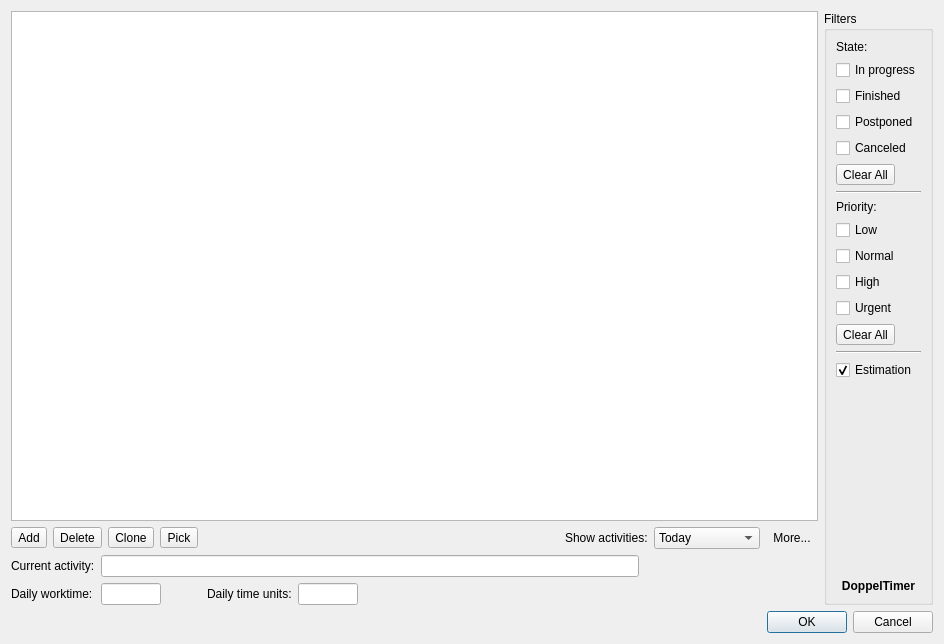
<?xml version="1.0" encoding="UTF-8"?>
<ui version="4.0">
 <class>CActivityDialog</class>
 <widget class="QDialog" name="CActivityDialog">
  <property name="windowModality">
   <enum>Qt::ApplicationModal</enum>
  </property>
  <property name="geometry">
   <rect>
    <x>0</x>
    <y>0</y>
    <width>944</width>
    <height>644</height>
   </rect>
  </property>
  <property name="windowTitle">
   <string notr="true">Activity</string>
  </property>
  <property name="windowIcon">
   <iconset resource="DoppelTimer.qrc">
    <normaloff>:/art/checkmark-2.png</normaloff>:/art/checkmark-2.png</iconset>
  </property>
  <property name="whatsThis">
   <string/>
  </property>
  <property name="modal">
   <bool>true</bool>
  </property>
  <layout class="QVBoxLayout" name="verticalLayout">
   <item>
    <layout class="QHBoxLayout" name="mHLayout">
     <item>
      <layout class="QVBoxLayout" name="verticalLayout_2">
       <item>
        <widget class="QTableView" name="mTableViewTV">
         <property name="sizePolicy">
          <sizepolicy hsizetype="Expanding" vsizetype="Expanding">
           <horstretch>0</horstretch>
           <verstretch>0</verstretch>
          </sizepolicy>
         </property>
        </widget>
       </item>
       <item>
        <layout class="QHBoxLayout" name="horizontalLayout">
         <item>
          <widget class="QToolButton" name="mAddTB">
           <property name="text">
            <string>Add</string>
           </property>
          </widget>
         </item>
         <item>
          <widget class="QToolButton" name="mDeleteTB">
           <property name="text">
            <string>Delete</string>
           </property>
          </widget>
         </item>
         <item>
          <widget class="QToolButton" name="mCloneTB">
           <property name="text">
            <string>Clone</string>
           </property>
          </widget>
         </item>
         <item>
          <widget class="QToolButton" name="mPickTB">
           <property name="text">
            <string>Pick</string>
           </property>
          </widget>
         </item>
         <item>
          <spacer name="horizontalSpacer">
           <property name="orientation">
            <enum>Qt::Horizontal</enum>
           </property>
           <property name="sizeHint" stdset="0">
            <size>
             <width>40</width>
             <height>20</height>
            </size>
           </property>
          </spacer>
         </item>
         <item>
          <widget class="QLabel" name="label_6">
           <property name="text">
            <string>Show activities:</string>
           </property>
          </widget>
         </item>
         <item>
          <widget class="QComboBox" name="mPeriodCOB">
           <property name="frame">
            <bool>true</bool>
           </property>
           <item>
            <property name="text">
             <string>Today</string>
            </property>
           </item>
           <item>
            <property name="text">
             <string>Last 3 days</string>
            </property>
           </item>
           <item>
            <property name="text">
             <string>Last week</string>
            </property>
           </item>
           <item>
            <property name="text">
             <string>Last month</string>
            </property>
           </item>
           <item>
            <property name="text">
             <string>Last 3 months</string>
            </property>
           </item>
           <item>
            <property name="text">
             <string>Last year</string>
            </property>
           </item>
           <item>
            <property name="text">
             <string>All</string>
            </property>
           </item>
          </widget>
         </item>
         <item>
          <widget class="QToolButton" name="mFiltersTB">
           <property name="text">
            <string>More...</string>
           </property>
           <property name="icon">
            <iconset resource="DoppelTimer.qrc">
             <normaloff>:/art/arrowRight.png</normaloff>:/art/arrowRight.png</iconset>
           </property>
           <property name="checkable">
            <bool>true</bool>
           </property>
           <property name="autoRaise">
            <bool>true</bool>
           </property>
           <property name="arrowType">
            <enum>Qt::NoArrow</enum>
           </property>
          </widget>
         </item>
        </layout>
       </item>
       <item>
        <layout class="QGridLayout" name="gridLayout" columnstretch="0,3,1">
         <item row="0" column="0">
          <widget class="QLabel" name="label">
           <property name="text">
            <string>Current activity:</string>
           </property>
          </widget>
         </item>
         <item row="0" column="1">
          <widget class="QLineEdit" name="mCurrentALE">
           <property name="readOnly">
            <bool>true</bool>
           </property>
          </widget>
         </item>
         <item row="1" column="1">
          <layout class="QHBoxLayout" name="horizontalLayout_2">
           <item>
            <widget class="QLineEdit" name="mDailyWLE">
             <property name="sizePolicy">
              <sizepolicy hsizetype="Fixed" vsizetype="Fixed">
               <horstretch>0</horstretch>
               <verstretch>0</verstretch>
              </sizepolicy>
             </property>
             <property name="minimumSize">
              <size>
               <width>0</width>
               <height>0</height>
              </size>
             </property>
             <property name="maximumSize">
              <size>
               <width>60</width>
               <height>16777215</height>
              </size>
             </property>
             <property name="baseSize">
              <size>
               <width>0</width>
               <height>0</height>
              </size>
             </property>
             <property name="acceptDrops">
              <bool>false</bool>
             </property>
             <property name="readOnly">
              <bool>true</bool>
             </property>
            </widget>
           </item>
           <item>
            <spacer name="horizontalSpacer_4">
             <property name="orientation">
              <enum>Qt::Horizontal</enum>
             </property>
             <property name="sizeType">
              <enum>QSizePolicy::Fixed</enum>
             </property>
             <property name="sizeHint" stdset="0">
              <size>
               <width>40</width>
               <height>20</height>
              </size>
             </property>
            </spacer>
           </item>
           <item>
            <widget class="QLabel" name="label_5">
             <property name="text">
              <string>Daily time units:</string>
             </property>
            </widget>
           </item>
           <item>
            <widget class="QLineEdit" name="mDailyTULE">
             <property name="sizePolicy">
              <sizepolicy hsizetype="Fixed" vsizetype="Fixed">
               <horstretch>0</horstretch>
               <verstretch>0</verstretch>
              </sizepolicy>
             </property>
             <property name="minimumSize">
              <size>
               <width>0</width>
               <height>0</height>
              </size>
             </property>
             <property name="maximumSize">
              <size>
               <width>60</width>
               <height>16777215</height>
              </size>
             </property>
             <property name="baseSize">
              <size>
               <width>0</width>
               <height>0</height>
              </size>
             </property>
             <property name="acceptDrops">
              <bool>false</bool>
             </property>
             <property name="readOnly">
              <bool>true</bool>
             </property>
            </widget>
           </item>
           <item>
            <layout class="QHBoxLayout" name="horizontalLayout_4"/>
           </item>
           <item>
            <spacer name="horizontalSpacer_3">
             <property name="orientation">
              <enum>Qt::Horizontal</enum>
             </property>
             <property name="sizeHint" stdset="0">
              <size>
               <width>40</width>
               <height>20</height>
              </size>
             </property>
            </spacer>
           </item>
          </layout>
         </item>
         <item row="1" column="0">
          <widget class="QLabel" name="label_2">
           <property name="text">
            <string>Daily worktime:</string>
           </property>
          </widget>
         </item>
         <item row="0" column="2">
          <spacer name="horizontalSpacer_2">
           <property name="orientation">
            <enum>Qt::Horizontal</enum>
           </property>
           <property name="sizeType">
            <enum>QSizePolicy::Expanding</enum>
           </property>
           <property name="sizeHint" stdset="0">
            <size>
             <width>40</width>
             <height>20</height>
            </size>
           </property>
          </spacer>
         </item>
        </layout>
       </item>
      </layout>
     </item>
     <item>
      <widget class="QGroupBox" name="mFiltersGB">
       <property name="title">
        <string>Filters</string>
       </property>
       <layout class="QVBoxLayout" name="verticalLayout_3">
        <item>
         <widget class="QLabel" name="label_4">
          <property name="text">
           <string>State:</string>
          </property>
         </widget>
        </item>
        <item>
         <widget class="QCheckBox" name="mInProgressCB">
          <property name="text">
           <string>In progress</string>
          </property>
         </widget>
        </item>
        <item>
         <widget class="QCheckBox" name="mFinishedCB">
          <property name="text">
           <string>Finished</string>
          </property>
         </widget>
        </item>
        <item>
         <widget class="QCheckBox" name="mPostponedCB">
          <property name="text">
           <string>Postponed</string>
          </property>
         </widget>
        </item>
        <item>
         <widget class="QCheckBox" name="mCanceledCB">
          <property name="text">
           <string>Canceled</string>
          </property>
         </widget>
        </item>
        <item>
         <widget class="QToolButton" name="mClearStateTB">
          <property name="text">
           <string>Clear All</string>
          </property>
         </widget>
        </item>
        <item>
         <widget class="Line" name="line">
          <property name="orientation">
           <enum>Qt::Horizontal</enum>
          </property>
         </widget>
        </item>
        <item>
         <widget class="QLabel" name="label_3">
          <property name="text">
           <string>Priority:</string>
          </property>
         </widget>
        </item>
        <item>
         <widget class="QCheckBox" name="mLowCB">
          <property name="text">
           <string>Low</string>
          </property>
         </widget>
        </item>
        <item>
         <widget class="QCheckBox" name="mNormalCB">
          <property name="text">
           <string>Normal</string>
          </property>
         </widget>
        </item>
        <item>
         <widget class="QCheckBox" name="mHighCB">
          <property name="text">
           <string>High</string>
          </property>
         </widget>
        </item>
        <item>
         <widget class="QCheckBox" name="mUrgentCB">
          <property name="text">
           <string>Urgent</string>
          </property>
         </widget>
        </item>
        <item>
         <widget class="QToolButton" name="mClearPriorityTB">
          <property name="text">
           <string>Clear All</string>
          </property>
         </widget>
        </item>
        <item>
         <widget class="Line" name="line_3">
          <property name="orientation">
           <enum>Qt::Horizontal</enum>
          </property>
         </widget>
        </item>
        <item>
         <widget class="QCheckBox" name="mEstimationCB">
          <property name="text">
           <string>Estimation</string>
          </property>
          <property name="checked">
           <bool>true</bool>
          </property>
         </widget>
        </item>
        <item>
         <spacer name="verticalSpacer">
          <property name="orientation">
           <enum>Qt::Vertical</enum>
          </property>
          <property name="sizeType">
           <enum>QSizePolicy::MinimumExpanding</enum>
          </property>
          <property name="sizeHint" stdset="0">
           <size>
            <width>20</width>
            <height>20</height>
           </size>
          </property>
         </spacer>
        </item>
        <item>
         <widget class="QLabel" name="label_7">
          <property name="font">
           <font>
            <weight>50</weight>
            <bold>false</bold>
           </font>
          </property>
          <property name="text">
           <string/>
          </property>
          <property name="pixmap">
           <pixmap resource="DoppelTimer.qrc">:/art/DTimer96.png</pixmap>
          </property>
          <property name="alignment">
           <set>Qt::AlignCenter</set>
          </property>
         </widget>
        </item>
        <item>
         <widget class="QLabel" name="label_8">
          <property name="sizePolicy">
           <sizepolicy hsizetype="Preferred" vsizetype="Preferred">
            <horstretch>0</horstretch>
            <verstretch>0</verstretch>
           </sizepolicy>
          </property>
          <property name="text">
           <string>&lt;b&gt;DoppelTimer&lt;/b&gt;</string>
          </property>
          <property name="alignment">
           <set>Qt::AlignCenter</set>
          </property>
         </widget>
        </item>
       </layout>
      </widget>
     </item>
    </layout>
   </item>
   <item>
    <widget class="QDialogButtonBox" name="buttonBox">
     <property name="orientation">
      <enum>Qt::Horizontal</enum>
     </property>
     <property name="standardButtons">
      <set>QDialogButtonBox::Cancel|QDialogButtonBox::Ok</set>
     </property>
    </widget>
   </item>
  </layout>
  <action name="mActionCopy">
   <property name="text">
    <string>Copy</string>
   </property>
   <property name="toolTip">
    <string>Copy</string>
   </property>
   <property name="shortcut">
    <string>Ctrl+C</string>
   </property>
   <property name="autoRepeat">
    <bool>false</bool>
   </property>
   <property name="shortcutVisibleInContextMenu">
    <bool>true</bool>
   </property>
  </action>
  <action name="mActionPaste">
   <property name="text">
    <string>Paste</string>
   </property>
   <property name="shortcut">
    <string>Ctrl+V</string>
   </property>
   <property name="autoRepeat">
    <bool>false</bool>
   </property>
   <property name="shortcutVisibleInContextMenu">
    <bool>true</bool>
   </property>
  </action>
  <action name="mActionCut">
   <property name="text">
    <string>Cut</string>
   </property>
   <property name="shortcut">
    <string>Ctrl+X</string>
   </property>
   <property name="shortcutVisibleInContextMenu">
    <bool>true</bool>
   </property>
  </action>
  <action name="mActionDelete">
   <property name="text">
    <string>Delete</string>
   </property>
   <property name="shortcut">
    <string>Del</string>
   </property>
   <property name="shortcutVisibleInContextMenu">
    <bool>true</bool>
   </property>
  </action>
  <action name="mActionPick">
   <property name="text">
    <string>Pick</string>
   </property>
   <property name="toolTip">
    <string>Pick</string>
   </property>
   <property name="shortcut">
    <string>Ctrl+K</string>
   </property>
   <property name="shortcutVisibleInContextMenu">
    <bool>true</bool>
   </property>
  </action>
  <action name="mActionClone">
   <property name="text">
    <string>Clone</string>
   </property>
   <property name="toolTip">
    <string>Clone</string>
   </property>
  </action>
 </widget>
 <resources>
  <include location="DoppelTimer.qrc"/>
 </resources>
 <connections>
  <connection>
   <sender>buttonBox</sender>
   <signal>accepted()</signal>
   <receiver>CActivityDialog</receiver>
   <slot>accept()</slot>
   <hints>
    <hint type="sourcelabel">
     <x>270</x>
     <y>537</y>
    </hint>
    <hint type="destinationlabel">
     <x>157</x>
     <y>274</y>
    </hint>
   </hints>
  </connection>
  <connection>
   <sender>buttonBox</sender>
   <signal>rejected()</signal>
   <receiver>CActivityDialog</receiver>
   <slot>reject()</slot>
   <hints>
    <hint type="sourcelabel">
     <x>338</x>
     <y>537</y>
    </hint>
    <hint type="destinationlabel">
     <x>286</x>
     <y>274</y>
    </hint>
   </hints>
  </connection>
  <connection>
   <sender>mFiltersTB</sender>
   <signal>toggled(bool)</signal>
   <receiver>mFiltersGB</receiver>
   <slot>setVisible(bool)</slot>
   <hints>
    <hint type="sourcelabel">
     <x>806</x>
     <y>437</y>
    </hint>
    <hint type="destinationlabel">
     <x>916</x>
     <y>335</y>
    </hint>
   </hints>
  </connection>
  <connection>
   <sender>mInProgressCB</sender>
   <signal>toggled(bool)</signal>
   <receiver>CActivityDialog</receiver>
   <slot>updateFilters()</slot>
   <hints>
    <hint type="sourcelabel">
     <x>872</x>
     <y>73</y>
    </hint>
    <hint type="destinationlabel">
     <x>917</x>
     <y>74</y>
    </hint>
   </hints>
  </connection>
  <connection>
   <sender>mFinishedCB</sender>
   <signal>toggled(bool)</signal>
   <receiver>CActivityDialog</receiver>
   <slot>updateFilters()</slot>
   <hints>
    <hint type="sourcelabel">
     <x>864</x>
     <y>101</y>
    </hint>
    <hint type="destinationlabel">
     <x>923</x>
     <y>101</y>
    </hint>
   </hints>
  </connection>
  <connection>
   <sender>mPostponedCB</sender>
   <signal>toggled(bool)</signal>
   <receiver>CActivityDialog</receiver>
   <slot>updateFilters()</slot>
   <hints>
    <hint type="sourcelabel">
     <x>863</x>
     <y>126</y>
    </hint>
    <hint type="destinationlabel">
     <x>921</x>
     <y>134</y>
    </hint>
   </hints>
  </connection>
  <connection>
   <sender>mCanceledCB</sender>
   <signal>toggled(bool)</signal>
   <receiver>CActivityDialog</receiver>
   <slot>updateFilters()</slot>
   <hints>
    <hint type="sourcelabel">
     <x>864</x>
     <y>153</y>
    </hint>
    <hint type="destinationlabel">
     <x>921</x>
     <y>165</y>
    </hint>
   </hints>
  </connection>
  <connection>
   <sender>mLowCB</sender>
   <signal>toggled(bool)</signal>
   <receiver>CActivityDialog</receiver>
   <slot>updateFilters()</slot>
   <hints>
    <hint type="sourcelabel">
     <x>842</x>
     <y>243</y>
    </hint>
    <hint type="destinationlabel">
     <x>923</x>
     <y>242</y>
    </hint>
   </hints>
  </connection>
  <connection>
   <sender>mNormalCB</sender>
   <signal>toggled(bool)</signal>
   <receiver>CActivityDialog</receiver>
   <slot>updateFilters()</slot>
   <hints>
    <hint type="sourcelabel">
     <x>855</x>
     <y>267</y>
    </hint>
    <hint type="destinationlabel">
     <x>919</x>
     <y>280</y>
    </hint>
   </hints>
  </connection>
  <connection>
   <sender>mHighCB</sender>
   <signal>toggled(bool)</signal>
   <receiver>CActivityDialog</receiver>
   <slot>updateFilters()</slot>
   <hints>
    <hint type="sourcelabel">
     <x>848</x>
     <y>296</y>
    </hint>
    <hint type="destinationlabel">
     <x>923</x>
     <y>308</y>
    </hint>
   </hints>
  </connection>
  <connection>
   <sender>mUrgentCB</sender>
   <signal>toggled(bool)</signal>
   <receiver>CActivityDialog</receiver>
   <slot>updateFilters()</slot>
   <hints>
    <hint type="sourcelabel">
     <x>882</x>
     <y>322</y>
    </hint>
    <hint type="destinationlabel">
     <x>921</x>
     <y>339</y>
    </hint>
   </hints>
  </connection>
  <connection>
   <sender>mPeriodCOB</sender>
   <signal>currentIndexChanged(int)</signal>
   <receiver>CActivityDialog</receiver>
   <slot>updateFilters()</slot>
   <hints>
    <hint type="sourcelabel">
     <x>720</x>
     <y>424</y>
    </hint>
    <hint type="destinationlabel">
     <x>609</x>
     <y>6</y>
    </hint>
   </hints>
  </connection>
  <connection>
   <sender>mActionCopy</sender>
   <signal>triggered()</signal>
   <receiver>CActivityDialog</receiver>
   <slot>copy()</slot>
   <hints>
    <hint type="sourcelabel">
     <x>-1</x>
     <y>-1</y>
    </hint>
    <hint type="destinationlabel">
     <x>471</x>
     <y>274</y>
    </hint>
   </hints>
  </connection>
  <connection>
   <sender>mActionPaste</sender>
   <signal>triggered()</signal>
   <receiver>CActivityDialog</receiver>
   <slot>paste()</slot>
   <hints>
    <hint type="sourcelabel">
     <x>-1</x>
     <y>-1</y>
    </hint>
    <hint type="destinationlabel">
     <x>471</x>
     <y>274</y>
    </hint>
   </hints>
  </connection>
  <connection>
   <sender>mActionCut</sender>
   <signal>triggered()</signal>
   <receiver>CActivityDialog</receiver>
   <slot>cut()</slot>
   <hints>
    <hint type="sourcelabel">
     <x>-1</x>
     <y>-1</y>
    </hint>
    <hint type="destinationlabel">
     <x>471</x>
     <y>274</y>
    </hint>
   </hints>
  </connection>
  <connection>
   <sender>mActionDelete</sender>
   <signal>triggered()</signal>
   <receiver>CActivityDialog</receiver>
   <slot>deleteSelection()</slot>
   <hints>
    <hint type="sourcelabel">
     <x>-1</x>
     <y>-1</y>
    </hint>
    <hint type="destinationlabel">
     <x>471</x>
     <y>274</y>
    </hint>
   </hints>
  </connection>
  <connection>
   <sender>mActionPick</sender>
   <signal>triggered()</signal>
   <receiver>CActivityDialog</receiver>
   <slot>pick()</slot>
   <hints>
    <hint type="sourcelabel">
     <x>-1</x>
     <y>-1</y>
    </hint>
    <hint type="destinationlabel">
     <x>471</x>
     <y>321</y>
    </hint>
   </hints>
  </connection>
  <connection>
   <sender>mActionClone</sender>
   <signal>triggered()</signal>
   <receiver>CActivityDialog</receiver>
   <slot>clone()</slot>
   <hints>
    <hint type="sourcelabel">
     <x>-1</x>
     <y>-1</y>
    </hint>
    <hint type="destinationlabel">
     <x>471</x>
     <y>321</y>
    </hint>
   </hints>
  </connection>
 </connections>
 <slots>
  <slot>updateFilters()</slot>
  <slot>copy()</slot>
  <slot>paste()</slot>
  <slot>deleteSelection()</slot>
  <slot>cut()</slot>
  <slot>pick()</slot>
  <slot>clone()</slot>
 </slots>
</ui>
